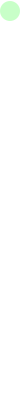
Frame 1 (no input)
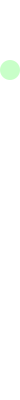
Frame 60 (the mouse pressed at the canvas centre just before this capture)
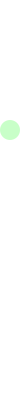
Frame 120 (the mouse held since frame 60 and released just before this capture)

The Processing sketch that drew these frames (run headless with seeded random() and noise(); from frame 60 on, the mouse is pressed at the canvas centre):

// Processing sketch: fp_pg_q_07_02
// ── fp_pg_q_07_02.pde
// 問題 7.2 ボールが上から下に等速直線運動するアニメーションを作成せよ．ただし，
// ボールが下端に消えたらプログラムを終了するようにせよ
private float x = 0;
private float y = 1;
private float vy = 1;
private float spd_rate = 1;
private float d = 20;

void setup(){
  size(20, 400);
  smooth();
  background(255, 255, 255);
  ellipseMode(CORNER);
  frameRate(30);
}

void draw(){
  background(255, 255, 255);
  noStroke();
  fill(200, 255, 200);
  ellipse(x, y, d, d);
  y += (vy * spd_rate);
  if(height < y){
    //y = 1;
    exit();
  }
}
